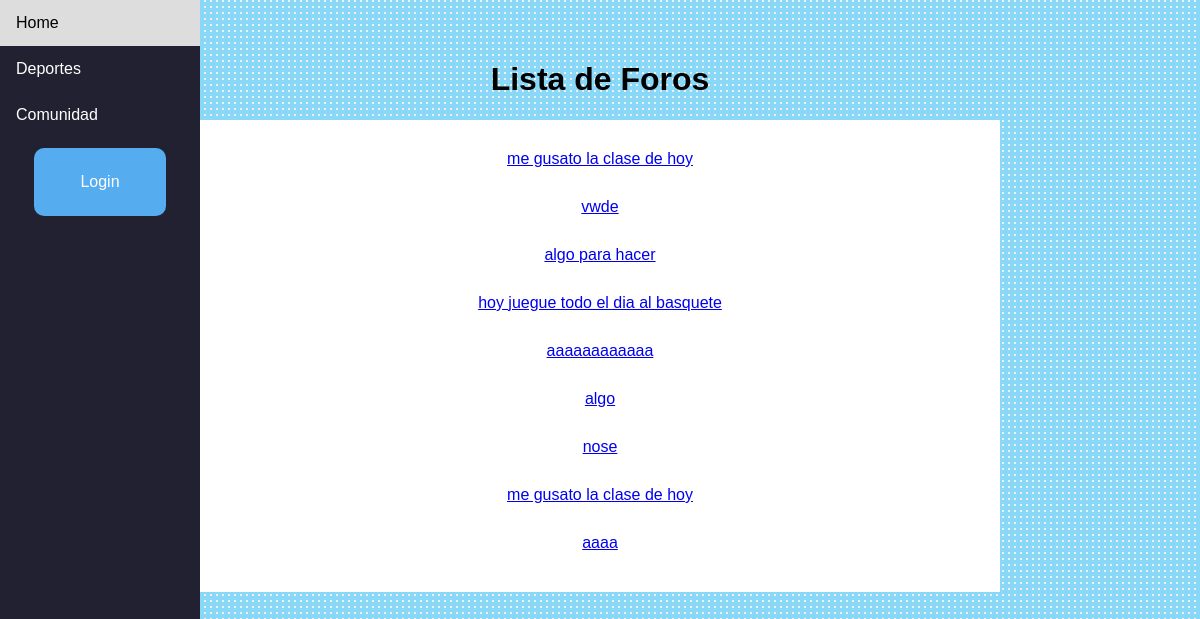
Screenshot of /ver-foros/ with the database file from the repository.
### myapp/models.py (models this page shows, shortened)
class Foro(models.Model):
    creador = models.ForeignKey(User, on_delete=models.CASCADE)
    titulo = models.CharField(max_length=100)
    descripcion = models.TextField()
    deporte = models.ForeignKey(Deporte, on_delete=models.CASCADE)
    likes = models.IntegerField(default=0)
    usuarios_que_dieron_like = models.ManyToManyField(User, related_name='likes_foro', blank=True)

### myapp/views.py (the view)
# urls.py: path('ver-foros/', views.ver_foros, name='ver_foros'),
def ver_foros(request):
    lista_foros = Foro.objects.all()
    if request.user.is_authenticated:
        saludo = True
        login_button = False
    else:
        saludo = False
        login_button = True
    return render(request, 'ver_foros.html', {'lista_foros': lista_foros, 'saludo': saludo,'saludo': saludo, 'login_button': login_button})

### myapp/templates/ver_foros.html (shortened to what this page needs)
{% load static %}
<!DOCTYPE html>
<html lang="en">
<head>
    <link rel="stylesheet" type="text/css" href="{% static 'css/styles.css' %}">
</head>
<body>
    <div class="navbar">
        <ul>
            <li><a href="/">Home</a></li>
            <li><a href="/deportes">Deportes</a></li>
            <li><a href="/ver-foros">Comunidad</a></li>
            {% if saludo %}
                <li><a href="/contactos">Contactos</a></li>
                <li><a href="/perfil">Perfil</a></li>
                <form action="{% url 'logout' %}" method="post">
                    {% csrf_token %}
                    <li><button type="submit">Logout</button></li>
                </form>
            {% elif login_button %}
                <li><a href="{% url 'login' %}" class="button">Login</a></li>
            {% endif %}
        </ul>
    </div>
    <div class="container">
        <h1>Lista de Foros</h1>
        <ul>
            {% for foro in lista_foros %}
                <li><a href="{% url 'detalle_foro' foro.id %}">{{ foro.titulo }}</a></li>
            {% endfor %}
        </ul>
    </div>
</body>
</html>

### myapp/static/css/styles.css (style rules this page uses)
body { background-color: #8ad8f7; font-family: Arial, sans-serif; margin: 20px; background-image: url('../img/puntos.png'); background-repeat: repeat; }
.container { max-width: 800px; margin: 0 auto; padding: 20px; }
.button { display: inline-block; background-color: #55acee; color: #fff; font-size: 16px; padding: 10px 20px; border: none; border-radius: 20px; cursor: pointer; text-decoration: none; transition: background-color 0.3s; }
button, a.button { border-radius: 10px; width: 100px; height: 40px; line-height: 40px; display: block; background-color: #55acee; color: #fff; font-size: 16px; text-align: center; text-decoration: none; cursor: pointer; margin: 10px auto; }
h1 { text-align: center; }
.navbar { background-color: #222131; overflow: hidden; width: 200px; position: fixed; top: 0; left: 0; height: 100vh; }
.navbar ul { list-style-type: none; margin: 0; padding: 0; display: flex; flex-direction: column; height: 100%; overflow-y: auto; }
.navbar li { display: block; }
.navbar li a { display: block; color: white; padding: 14px 16px; text-decoration: none; }

### myapp/templates/ver_foros.html (style rules this page uses)
.container ul { list-style-type: none; padding: 0; text-align: center; max-width: 800px; margin: 20px auto; background-color: #ffffff; padding: 20px; }
.container li { margin-bottom: 10px; background-color: #ffffff; padding: 10px; }

### rows the page displays
Foro: titulo "me gusato la clase de hoy"
Foro: titulo "vwde"
Foro: titulo "algo para hacer"
Foro: titulo "hoy juegue todo el dia al basquete"
Foro: titulo "aaaaaaaaaaaa"
Foro: titulo "algo"
Foro: titulo "nose"
Foro: titulo "me gusato la clase de hoy"
Foro: titulo "aaaa"
